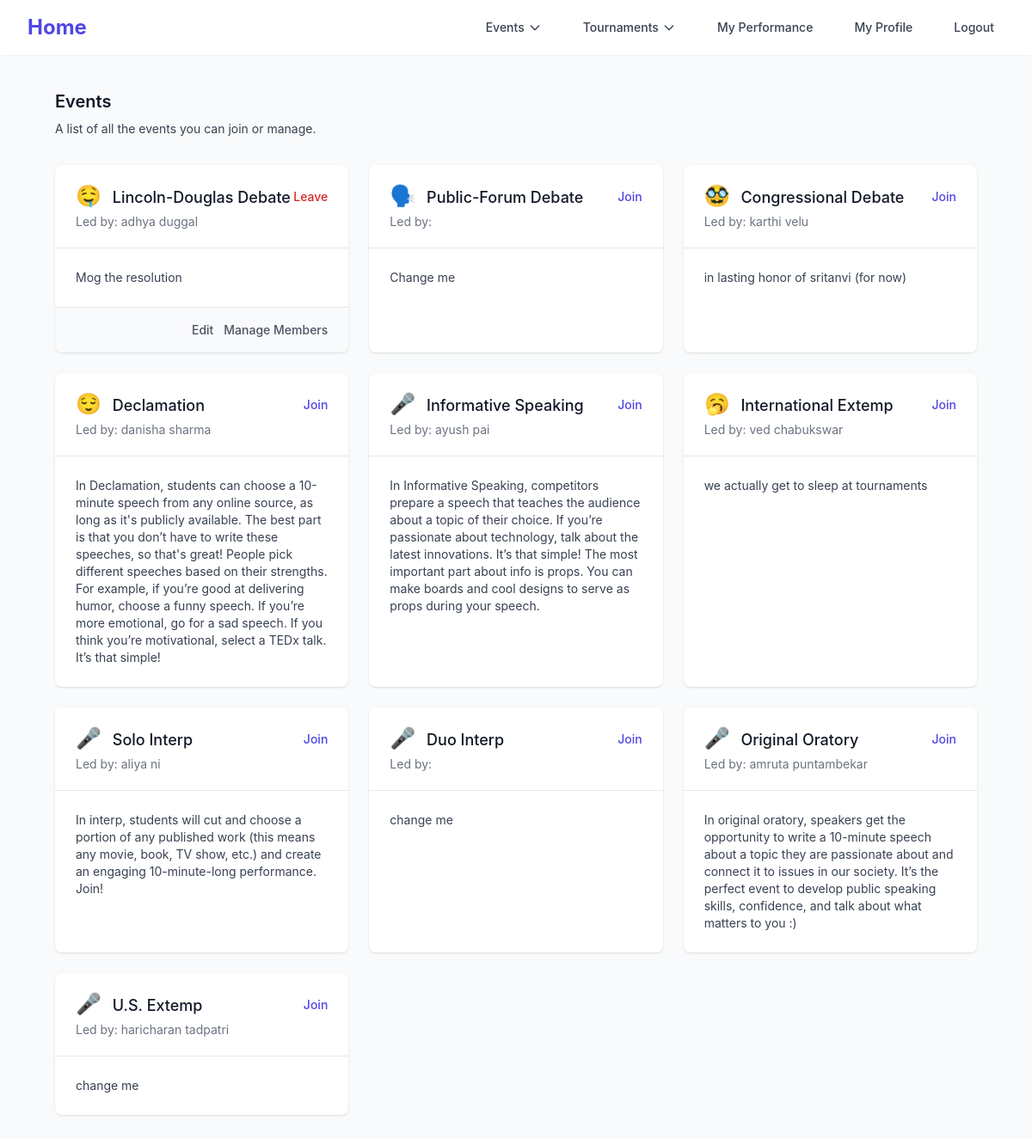
/events/ (signed in), run on the app's committed database.
### mason_snd/models/events.py (models this page shows, shortened)
class Event(db.Model):
    id = db.Column(db.Integer, primary_key=True)
    event_name = db.Column(db.String)
    event_description = db.Column(db.String)
    event_emoji = db.Column(db.String)
    owner_id = db.Column(db.Integer, db.ForeignKey('user.id'))
    owner = db.relationship('User', foreign_keys=[owner_id], backref='event')
    event_type = db.Column(db.Integer) # 0 = speech, 1 = LD, 2 = PF
    is_partner_event = db.Column(db.Boolean, default=False) # True if event requires partners
    leaders = db.relationship('Event_Leader', back_populates='event')

### mason_snd/models/auth.py (models this page shows, shortened)
class User(db.Model):
    id = db.Column(db.Integer, primary_key=True)
    first_name = db.Column(db.String(50), nullable=False)
    last_name = db.Column(db.String(50), nullable=False)
    email = db.Column(db.String(50), nullable=True)
    password = db.Column(db.String(500), nullable=True)
    phone_number = db.Column(db.String(50), nullable=True)
    is_parent = db.Column(db.Boolean, default=False)
    role = db.Column(db.Integer, default=0)
    judging_reqs = db.Column(db.String(5000), nullable=True)
    emergency_contact_first_name = db.Column(db.String(50), nullable=True)
    emergency_contact_last_name = db.Column(db.String(50), nullable=True)
    emergency_contact_number = db.Column(db.String(50), nullable=True)
    emergency_contact_relationship = db.Column(db.String(50), nullable=True)
    emergency_contact_email = db.Column(db.String(50), nullable=True)
    child_first_name = db.Column(db.String(50), nullable=True)
    child_last_name = db.Column(db.String(50), nullable=True)
    points = db.Column(db.Integer, default=0)
    drops = db.Column(db.Integer, default=0)
    bids = db.Column(db.Integer, default=0)
    tournaments_attended_number = db.Column(db.Integer, default=0)
    account_claimed = db.Column(db.Boolean, default=False)

### mason_snd/blueprints/events/events.py (the view)
@events_bp.route('/')
def index():
    user_id = session.get('user_id')
    if not user_id:
        flash('Bruzz is not logged in')
        return redirect(url_for('auth.login'))
    user_id = session.get('user_id')
    user = User.query.filter_by(id=user_id).first() if user_id else None
    print(user)
    events = Event.query.all()
    user_events = []
    active_event_relationships = User_Event.query.filter_by(user_id=user_id, active=True).all()
    for row in active_event_relationships:
        event = Event.query.filter_by(id=row.event_id).first()
        if event:
            user_events.append(event.event_name)
    print(user_events)
    return render_template('events/index.html', events=events, user=user, user_events=user_events)

### mason_snd/templates/events/index.html (shortened to what this page needs)
{% extends "events/base.html" %}
{% block content %}
<div class="px-4 sm:px-6 lg:px-8">
    <div class="sm:flex sm:items-center">
        <div class="sm:flex-auto">
            <h1 class="text-xl font-semibold text-gray-900">Events</h1>
            <p class="mt-2 text-sm text-gray-700">A list of all the events you can join or manage.</p>
        </div>
    </div>
    <div class="mt-8 grid gap-6 md:grid-cols-2 lg:grid-cols-3">
        {% for event in events %}
        <div class="bg-white overflow-hidden shadow rounded-lg divide-y divide-gray-200">
            <div class="px-4 py-5 sm:px-6">
                <div class="flex items-center justify-between">
                    <h2 class="text-lg font-medium text-gray-900">
                        <span class="text-2xl mr-2">{{ event.event_emoji }}</span>
                        {{ event.event_name }}
                    </h2>
                    <div>
                        {% if event.event_name not in user_events %}
                        <form action="{{ url_for('events.join_event', event_id=event.id) }}" method="post">
                            <button type="submit" class="text-sm font-medium text-[color:var(--color-primary-600)] hover:text-[color:var(--color-primary-500)]">Join</button>
                        </form>
                        {% else %}
                        <form action="{{ url_for('events.leave_event', event_id=event.id) }}" method="post">
                            <button type="submit" class="text-sm font-medium text-red-600 hover:text-red-500">Leave</button>
                        </form>
                        {% endif %}
                    </div>
                </div>
                 <p class="mt-1 text-sm text-gray-500">Led by: {{ event.owner.first_name }} {{ event.owner.last_name }}</p>
            </div>
            <div class="px-4 py-5 sm:p-6">
                <p class="text-sm text-gray-700">{{ event.event_description }}</p>
            </div>
            {% if event.owner_id == user.id or user.role >= 2 %}
            <div class="px-4 py-4 sm:px-6 bg-gray-50">
                <div class="flex items-center justify-end space-x-3">
                    {% if event.owner_id == user.id or user.role >= 2 %}
                    <a href="{{ url_for('events.edit_event', event_id=event.id) }}" class="text-sm font-medium text-gray-600 hover:text-gray-900">Edit</a>
                    <a href="{{ url_for('events.manage_members', event_id=event.id) }}" class="text-sm font-medium text-gray-600 hover:text-gray-900">Manage Members</a>
                    {% endif %}
                </div>
            </div>
            {% endif %}
        </div>
        {% else %}
        <div class="text-center py-12 col-span-full">
            <h3 class="mt-2 text-sm font-medium text-gray-900">No events</h3>
            <p class="mt-1 text-sm text-gray-500">Get started by creating a new event.</p>
        </div>
        {% endfor %}
    </div>
</div>
{% endblock %}

### mason_snd/templates/events/base.html (style rules this page uses)
:root { --color-primary-50: #eef2ff; --color-primary-100: #e0e7ff; --color-primary-500: #6366f1; --color-primary-600: #4f46e5; --color-primary-700: #4338ca; }
body { font-family: 'Inter', sans-serif; }

### data on the page
Event: event_emoji "🤤", event_name "Lincoln-Douglas Debate", owner.first_name "adhya", owner.last_name "duggal", event_description "Mog the resolution"
Event: event_emoji "🗣️", event_name "Public-Forum Debate", event_description "Change me"
Event: event_emoji "🥸", event_name "Congressional Debate", owner.first_name "karthi", owner.last_name "velu", event_description "in lasting honor of sritanvi (for now)"
Event: event_emoji "😌", event_name "Declamation", owner.first_name "danisha", owner.last_name "sharma", event_description "In Declamation, students can choose a 10-minute speech from any online source, as long as it's publicly available. The best part is that you don’t have to write these speeches, so that's great! People pick different speeches based on their strengths. For example, if you’re good at delivering humor, choose a funny speech. If you’re more emotional, go for a sad speech. If you think you’re motivational, select a TEDx talk. It’s that simple!"
Event: event_emoji "🎤", event_name "Informative Speaking", owner.first_name "ayush", owner.last_name "pai", event_description "In Informative Speaking, competitors prepare a speech that teaches the audience about a topic of their choice. If you’re passionate about technology, talk about the latest innovations. It’s that simple! The most important part about info is props. You can make boards and cool designs to serve as props during your speech."
Event: event_emoji "🥱", event_name "International Extemp", owner.first_name "ved", owner.last_name "chabukswar", event_description "we actually get to sleep at tournaments"
Event: event_emoji "🎤", event_name "Solo Interp", owner.first_name "aliya", owner.last_name "ni", event_description "In interp, students will cut and choose a portion of any published work (this means any movie, book, TV show, etc.) and create an engaging 10-minute-long performance. Join!"
Event: event_emoji "🎤", event_name "Duo Interp", event_description "change me"
Event: event_emoji "🎤", event_name "Original Oratory", owner.first_name "amruta", owner.last_name "puntambekar", event_description "In original oratory, speakers get the opportunity to write a 10-minute speech about a topic they are passionate about and connect it to issues in our society. It’s the perfect event to develop public speaking skills, confidence, and talk about what matters to you :)"
Event: event_emoji "🎤", event_name "U.S. Extemp", owner.first_name "haricharan", owner.last_name "tadpatri", event_description "change me"
